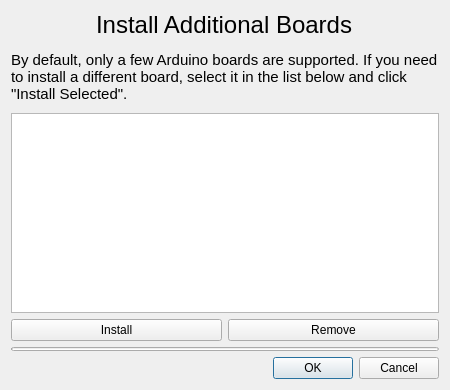
<?xml version="1.0" encoding="UTF-8"?>
<ui version="4.0">
 <class>InstallBoards</class>
 <widget class="QDialog" name="InstallBoards">
  <property name="geometry">
   <rect>
    <x>0</x>
    <y>0</y>
    <width>450</width>
    <height>390</height>
   </rect>
  </property>
  <property name="windowTitle">
   <string>Install Boards</string>
  </property>
  <property name="windowIcon">
   <iconset resource="../icons/icons.qrc">
    <normaloff>:/icons/download.svg</normaloff>:/icons/download.svg</iconset>
  </property>
  <layout class="QVBoxLayout" name="verticalLayout">
   <item alignment="Qt::AlignHCenter">
    <widget class="QLabel" name="label">
     <property name="font">
      <font>
       <pointsize>18</pointsize>
      </font>
     </property>
     <property name="text">
      <string>Install Additional Boards</string>
     </property>
    </widget>
   </item>
   <item>
    <spacer name="verticalSpacer">
     <property name="orientation">
      <enum>Qt::Vertical</enum>
     </property>
     <property name="sizeType">
      <enum>QSizePolicy::Fixed</enum>
     </property>
     <property name="sizeHint" stdset="0">
      <size>
       <width>20</width>
       <height>6</height>
      </size>
     </property>
    </spacer>
   </item>
   <item>
    <widget class="QLabel" name="label_2">
     <property name="sizePolicy">
      <sizepolicy hsizetype="Preferred" vsizetype="Preferred">
       <horstretch>0</horstretch>
       <verstretch>0</verstretch>
      </sizepolicy>
     </property>
     <property name="minimumSize">
      <size>
       <width>356</width>
       <height>0</height>
      </size>
     </property>
     <property name="font">
      <font>
       <pointsize>11</pointsize>
      </font>
     </property>
     <property name="text">
      <string>By default, only a few Arduino boards are supported. If you need to install a different board, select it in the list below and click &quot;Install Selected&quot;.</string>
     </property>
     <property name="wordWrap">
      <bool>true</bool>
     </property>
    </widget>
   </item>
   <item>
    <spacer name="verticalSpacer_2">
     <property name="orientation">
      <enum>Qt::Vertical</enum>
     </property>
     <property name="sizeType">
      <enum>QSizePolicy::Fixed</enum>
     </property>
     <property name="sizeHint" stdset="0">
      <size>
       <width>20</width>
       <height>4</height>
      </size>
     </property>
    </spacer>
   </item>
   <item>
    <widget class="QListWidget" name="boardsList"/>
   </item>
   <item>
    <layout class="QHBoxLayout" name="horizontalLayout">
     <item>
      <widget class="QPushButton" name="installBtn">
       <property name="text">
        <string>Install</string>
       </property>
      </widget>
     </item>
     <item>
      <widget class="QPushButton" name="removeBtn">
       <property name="text">
        <string>Remove</string>
       </property>
      </widget>
     </item>
    </layout>
   </item>
   <item>
    <layout class="QHBoxLayout" name="progressHBox">
     <property name="spacing">
      <number>0</number>
     </property>
     <item>
      <widget class="QProgressBar" name="progressBar">
       <property name="sizePolicy">
        <sizepolicy hsizetype="Preferred" vsizetype="Fixed">
         <horstretch>0</horstretch>
         <verstretch>0</verstretch>
        </sizepolicy>
       </property>
       <property name="maximumSize">
        <size>
         <width>16777215</width>
         <height>4</height>
        </size>
       </property>
       <property name="layoutDirection">
        <enum>Qt::LeftToRight</enum>
       </property>
       <property name="maximum">
        <number>1000</number>
       </property>
       <property name="value">
        <number>0</number>
       </property>
       <property name="textVisible">
        <bool>false</bool>
       </property>
       <property name="format">
        <string/>
       </property>
      </widget>
     </item>
    </layout>
   </item>
   <item>
    <widget class="QDialogButtonBox" name="buttonBox">
     <property name="orientation">
      <enum>Qt::Horizontal</enum>
     </property>
     <property name="standardButtons">
      <set>QDialogButtonBox::Cancel|QDialogButtonBox::Ok</set>
     </property>
    </widget>
   </item>
  </layout>
 </widget>
 <resources>
  <include location="../icons/icons.qrc"/>
 </resources>
 <connections>
  <connection>
   <sender>buttonBox</sender>
   <signal>accepted()</signal>
   <receiver>InstallBoards</receiver>
   <slot>accept()</slot>
   <hints>
    <hint type="sourcelabel">
     <x>248</x>
     <y>254</y>
    </hint>
    <hint type="destinationlabel">
     <x>157</x>
     <y>274</y>
    </hint>
   </hints>
  </connection>
  <connection>
   <sender>buttonBox</sender>
   <signal>rejected()</signal>
   <receiver>InstallBoards</receiver>
   <slot>reject()</slot>
   <hints>
    <hint type="sourcelabel">
     <x>316</x>
     <y>260</y>
    </hint>
    <hint type="destinationlabel">
     <x>286</x>
     <y>274</y>
    </hint>
   </hints>
  </connection>
 </connections>
</ui>
